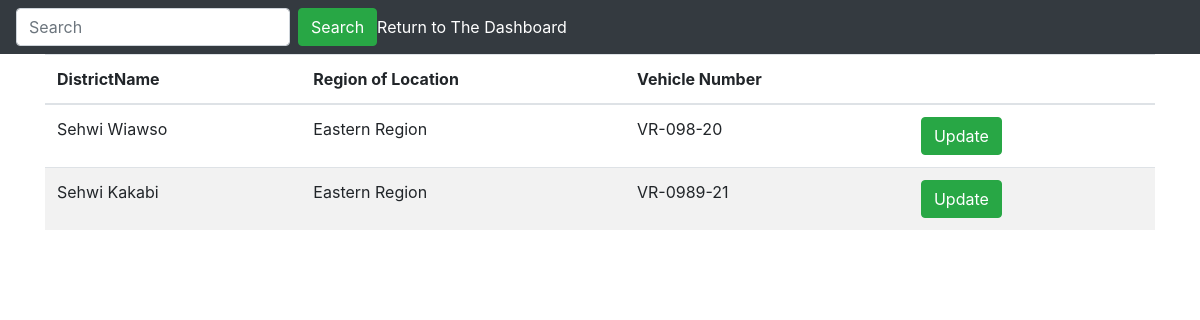
The app's page /ViewTables/ViewDistricts.php with its own data.
### tables this page shows
CREATE TABLE `districts` (
  `DistrictID` int(11) NOT NULL,
  `District_Name` varchar(50) NOT NULL,
  `Region` varchar(50) NOT NULL,
  `VehicleID` int(11) NOT NULL,
  `Vehicle_Number` varchar(20) DEFAULT NULL
);

### classescontrollers/Districts_controller.php (called while the page is built, shortened)
<?php
require("Districts_class.php");
function view_districtfunc(){
	$dis_array = array();
	$district_object = new district_class();
	$d_records = $district_object->viewdistrict();
	if ($d_records) {
		while ($d_result = $district_object->db_fetch()) {
			$dis_array[] = $d_result;
		}
	}
	return $dis_array;
}

### classescontrollers/Districts_class.php (called while the page is built, shortened)
<?php
require(dirname(__FILE__))."/../Settings/db_class.php";
class district_class extends db_connection
{
	public function viewdistrict(){
		$sql = "SELECT * FROM districts";
		return $this->db_query($sql);
	}
}
?>

### Settings/db_class.php (called while the page is built, shortened)
<?php
class db_connection
{
	public $db = null;
	public $results = null;
	function db_connect(){
		$this->db = mysqli_connect(SERVER,USERNAME,PASSWD,DATABASE);
		if (mysqli_connect_errno()) {
			return false;
		}else{
			return true;
		}
	}
	function db_query($sqlQuery){
		$this->results = mysqli_query($this->db,$sqlQuery);
		if ($this->results == false) {
			return false;
		}else{
			return true;
		}
	}
	function db_fetch(){
		return mysqli_fetch_assoc($this->results);
	}
}
?>

### ViewTables/ViewDistricts.php (the view, shortened to what this page needs)
<?php
require(dirname(__FILE__))."/../classescontrollers/Districts_controller.php";
?>
<!DOCTYPE html>
<html lang="en">
  <head>
        <link rel="stylesheet" href="https://maxcdn.bootstrapcdn.com/bootstrap/4.5.2/css/bootstrap.min.css">
        </head>
        <body>
              <nav class="navbar navbar-expand-sm bg-dark navbar-dark">
                <form class="form-inline" action="">
                  <input class="form-control mr-sm-2" type="text" placeholder="Search" name="Search" id="Search">
                  <button class="btn btn-success" type="submit">Search</button>
                </form>
                <a style="color:white" href="../Forms/Dashboard.php">Return to The Dashboard</a>
              </nav>
          <div class="container">
            <table class="table table-striped">
              <thead>
                <tr>
                  <th>DistrictName</th>
                  <th>Region of Location</th>
                  <th>Vehicle Number</th>
                  <th></th>
                  <th></th>
                </tr>
              </thead>
              <tbody>
                <tr>
                  <?php
                  if (isset($_GET['Search'])){
                        $Search = $_GET['Search'];
                        $districts = searchdistrictfunc($Search);
                        foreach ($districts as $district ) {
                          echo
                          "<tr>
                            <td>".$district['District_Name']."</td>
                            <td>".$district['Region']."</td>
                            <td>".$district['Vehicle_Number']."</td>
                            <td><a href='#' class='btn btn-success'>Update</a></td>
                            <td><a href='../actions/DistrictsAction.php?DistrictID=".$district['DistrictID']."' class='btn btn-danger'>Delete</a></td>
                          </tr>";
                          }
                      }
                  else{
                       $districts = view_districtfunc();
                        foreach ($districts as $district ) {
                          echo
                          "<tr>
                            <td>".$district['District_Name']."</td>
                            <td>".$district['Region']."</td>
                            <td>".$district['Vehicle_Number']."</td>
                            <td><a href='#' class='btn btn-success'>Update</a></td>
                            <td></td>
                          </tr>";
                          }
                  }
                  ?>
                </tbody>
              </table>
            </div>
          </body>
        </html>

### records on screen
districts: District_Name "Sehwi Wiawso", Region "Eastern Region", Vehicle_Number "VR-098-20"
districts: District_Name "Sehwi Kakabi", Region "Eastern Region", Vehicle_Number "VR-0989-21"
